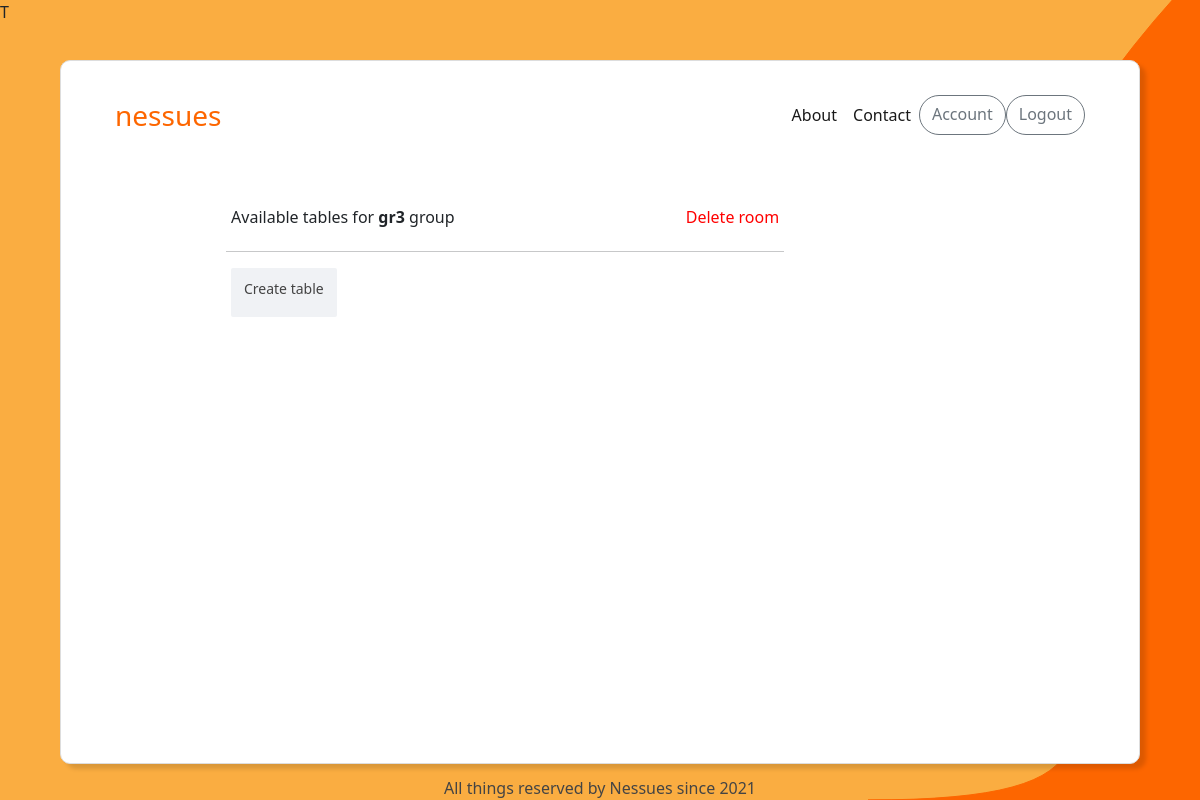
The page /tables/group/3/ (signed in) on the database as committed earlier.
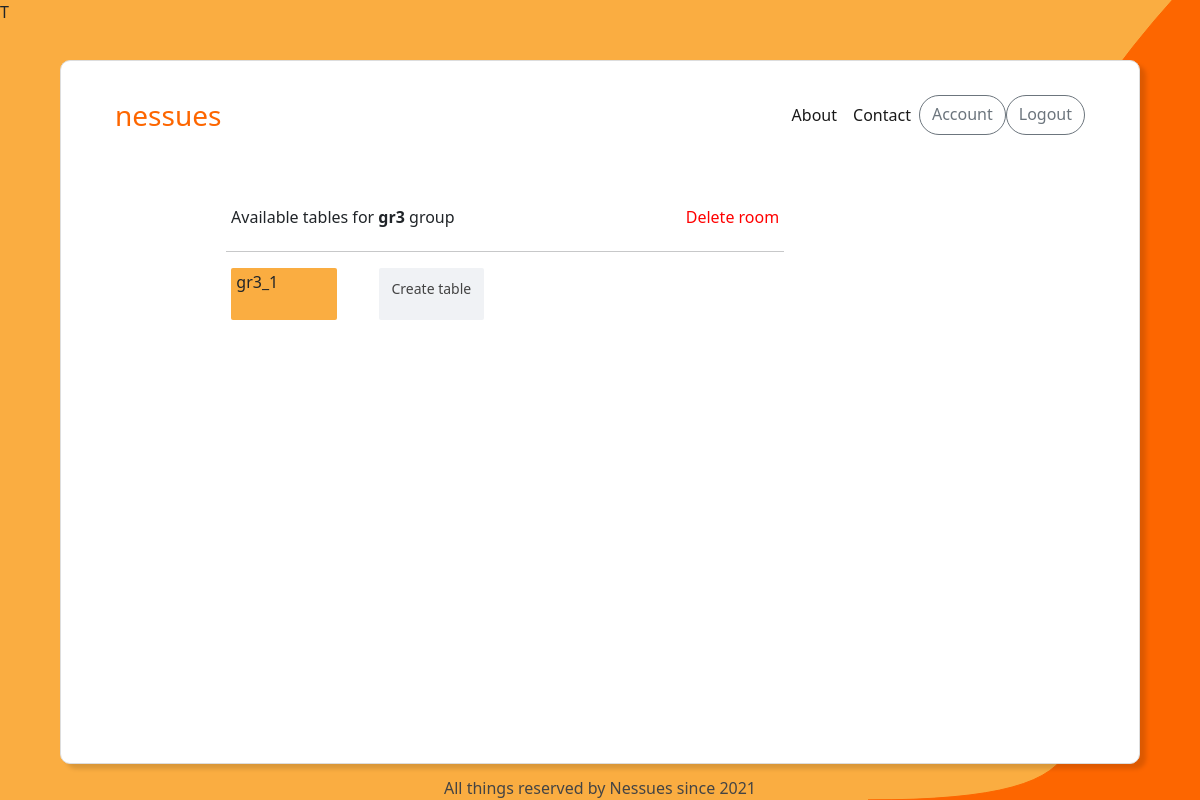
The same page on the database as committed later.
### nessues_app/models.py (models this page shows, shortened)
class Table(models.Model):
    id = models.AutoField(primary_key=True)
    room = models.ForeignKey(
        Room,
        blank=True,
        null=True,
        default=None,
        on_delete=models.CASCADE
    )
    group = models.ForeignKey(
        Nessues_Group,
        blank=True,
        null=True,
        default=None,
        on_delete=models.CASCADE
    )
    date_created = models.DateField(default=now)
    name = models.CharField(max_length=21)
    description = models.CharField(max_length=60, blank=True, null=True)

### nessues_app/views.py (the view, shortened to what this page needs)
# urls.py: path('tables/<str:redirected_from>/<int:key_id>/', login_required(views.TablesView.as_view()), name='tables'),
class TablesView(TemplateView):
    template_name = 'nessues_app/tables.html'
    title = 'tables'
    create_table_class = CreateTableForm
    delete_room_class = DeleteRoomForm
    close_group_class = CloseGroupForm
    def get(self, request, *args, **kwargs):
        if self.kwargs['redirected_from'] == 'group':
            try:
                current = Nessues_Group.objects.get(id=(self.kwargs['key_id']))
                try:
                    available_tables = Table.objects.filter(group=current.id)
                except:
                    available_tables = None
                create = self.create_table_class(initial={'group': current.id})
                delete = self.close_group_class(initial={'group': self.kwargs['key_id']})
            except:
                pass
        return render(request, self.template_name, {'title': self.title, 'current_type': self.kwargs['redirected_from'], 'current': current.id, 'current_name': current.name, 'available_tables': available_tables, 'create': create, 'delete': delete})

### templates/nessues_app/tables.html (shortened to what this page needs)
T{% extends "base.html" %}
{% load widget_tweaks %}
{% block content %}
    <div class="workspace-nav">
        <p>Available tables for <b>{{ current_name }}</b> {% if current_type == "group"  %} group {% else %} room {% endif %}</p>
        <a data-id="{{ current }}" data-toggle="modal" data-target="#deleteRoomModal" class="deleteRoom" style="color: red;">Delete room</a>
    </div>
    <hr style="width: 53%; margin-left: 14.5%;">
    <div class="container-tables-data">
        {% for data in available_tables %}
                <a href="{% url 'tasks' data.id %}">
                    <div class="data_cubes">
                        <p>{{ data.name }}</p>
                    </div>
                </a>
        {% endfor %}
        <a data-toggle="modal" data-target="#createTableModal" class="createTable">
            <div class="data_cubes new_table">
                <p class="create_new_table-text">Create table</p>
            </div>
        </a>
    </div>
{% endblock content %}

Rows that differ between the two databases and show on the page:
added Table: name "gr3_1"
